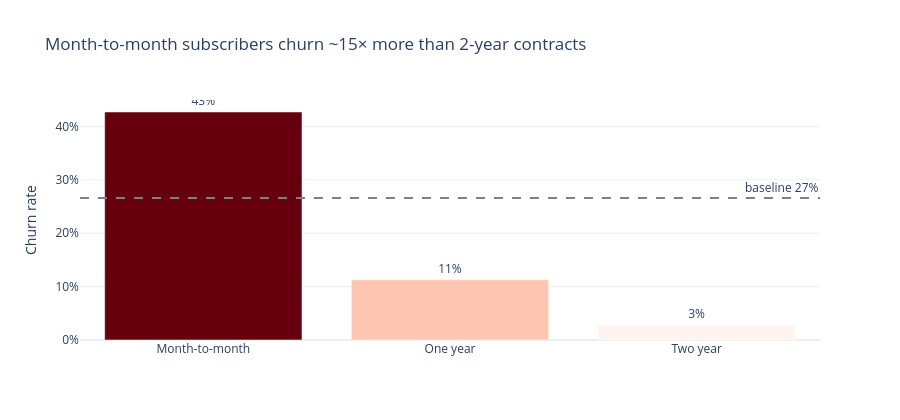

The notebook cell saved with this chart:
### Markdown cell above
## 2. Who churns most? Contract type is the dominant driver

The EDA ranked `Contract` as the single strongest predictor. We lead with it.

### Code cell
contract_churn = (
    df.groupby("Contract")["Churn"].mean()
      .reindex(["Month-to-month", "One year", "Two year"])  # logical order, not alphabetical
      .reset_index()
)

fig = px.bar(
    contract_churn, x="Contract", y="Churn",
    color="Churn", color_continuous_scale=SEQ,
    text=contract_churn["Churn"].map("{:.0%}".format),
    title="Month-to-month subscribers churn ~15× more than 2-year contracts",
)
fig.add_hline(y=BASELINE, line_dash="dash", line_color="gray",
              annotation_text=f"baseline {BASELINE:.0%}", annotation_position="top right")
fig.update_traces(textposition="outside")
fig.update_layout(yaxis_tickformat=".0%", yaxis_title="Churn rate",
                  xaxis_title="", coloraxis_showscale=False, height=420)
fig.show()
fig.write_image("../images/01_churn_by_contract.png", scale=2)  # static copy for the README (GitHub can't render Plotly)

### Figure 1 — Plotly figure (JSON) as saved in the notebook; plotly's stock layout.template omitted (floating-point values rounded to 4 significant figures)
{"data": [{"hovertemplate": "Contract=%{x}<br>Churn=%{marker.color}<br>text=%{text}<extra></extra>", "legendgroup": "", "marker": {"color": [0.4271, 0.1128, 0.02849], "coloraxis": "coloraxis", "pattern": {"shape": ""}}, "name": "", "orientation": "v", "showlegend": false, "text": ["43%", "11%", "3%"], "textposition": "outside", "type": "bar", "x": ["Month-to-month", "One year", "Two year"], "xaxis": "x", "y": [0.4271, 0.1128, 0.02849], "yaxis": "y"}], "layout": {"annotations": [{"showarrow": false, "text": "baseline 27%", "x": 1, "xanchor": "right", "xref": "x domain", "y": 0.2658, "yanchor": "bottom", "yref": "y"}], "barmode": "relative", "coloraxis": {"colorbar": {"title": {"text": "Churn"}}, "colorscale": [[0.0, "rgb(255,245,240)"], [0.125, "rgb(254,224,210)"], [0.25, "rgb(252,187,161)"], [0.375, "rgb(252,146,114)"], [0.5, "rgb(251,106,74)"], [0.625, "rgb(239,59,44)"], [0.75, "rgb(203,24,29)"], [0.875, "rgb(165,15,21)"], [1.0, "rgb(103,0,13)"]], "showscale": false}, "height": 420, "legend": {"tracegroupgap": 0}, "shapes": [{"line": {"color": "gray", "dash": "dash"}, "type": "line", "x0": 0, "x1": 1, "xref": "x domain", "y0": 0.2658, "y1": 0.2658, "yref": "y"}], "title": {"text": "Month-to-month subscribers churn ~15× more than 2-year contracts"}, "xaxis": {"anchor": "y", "domain": [0.0, 1.0], "title": {"text": ""}}, "yaxis": {"anchor": "x", "domain": [0.0, 1.0], "tickformat": ".0%", "title": {"text": "Churn rate"}}}}
